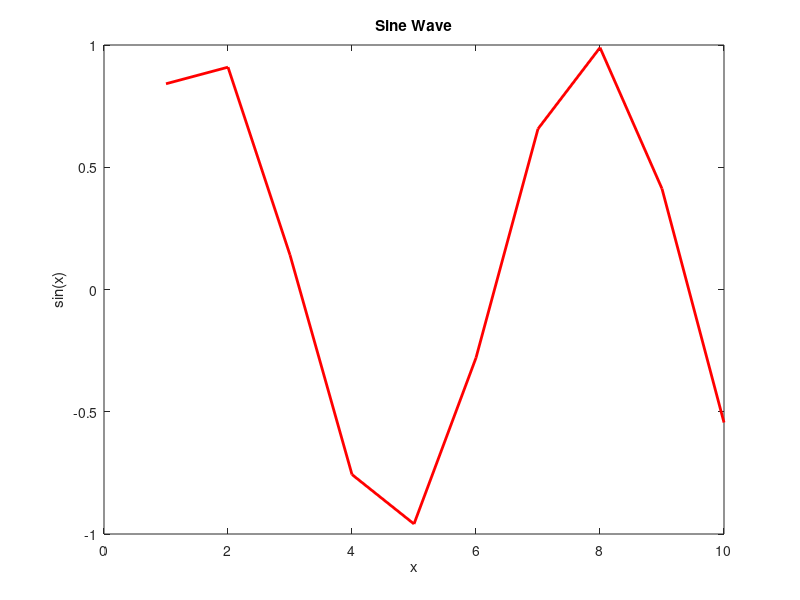

This figure's MATLAB source:
% MATLAB example - Matrix operations
function result = matrix_demo()
    % Create matrices
    A = [1, 2, 3; 4, 5, 6; 7, 8, 9];
    B = eye(3);

    % Matrix multiplication
    C = A * B;

    % Element-wise operations
    D = A .^ 2;

    % Solve linear system Ax = b
    b = [1; 2; 3];
    x = A \ b;

    % Plot results
    figure;
    plot(1:10, sin(1:10), 'r-', 'LineWidth', 2);
    title('Sine Wave');
    xlabel('x');
    ylabel('sin(x)');

    result = sum(diag(C));
end
